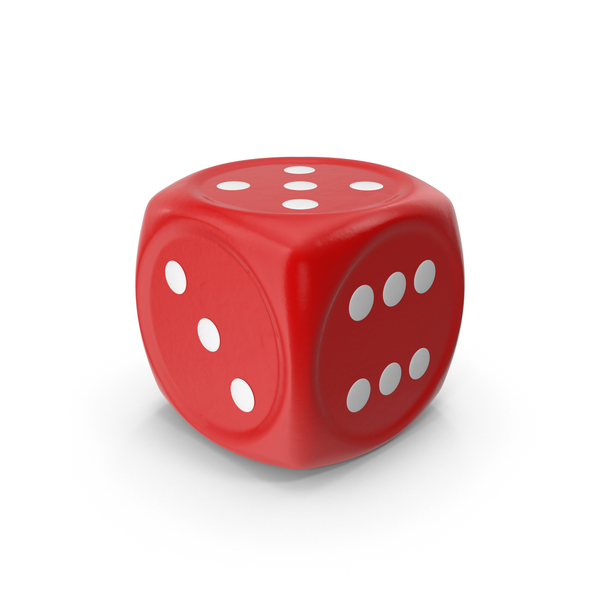
#> input picture media/red_object.jpg, 600 x 600 px
$ python -i sharpness_analyzer.py   (imports and definitions only)   (older library calls are emulated)
#> lines starting #> are read from the running program, lines starting #| are printed output that depends on the picture
#> further down, picture is the input picture: shape (600, 600, 3); mean B, G, R 208.4, 208.4, 237
import cv2
import numpy as np

class CameraSharpnessAnalyzer:
    MAX_VALUES = {
        'Laplacian': 1000,
        'Sobel': 500,
    }

    def __init__(self):
        pass

    def measure_sharpness_laplacian(self, image):
        gray_image = cv2.cvtColor(image, cv2.COLOR_BGR2GRAY)
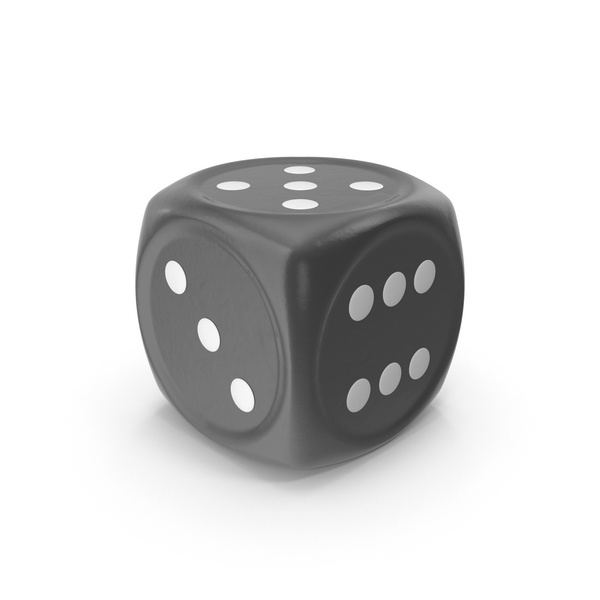
#> gray_image: shape (600, 600); min 54, max 255, mean 217
        laplacian_var = cv2.Laplacian(gray_image, cv2.CV_64F).var()
#> laplacian_var = 91.27
        return laplacian_var

    def measure_sharpness_sobel(self, image):
        gray_image = cv2.cvtColor(image, cv2.COLOR_BGR2GRAY)
        sobel_x = cv2.Sobel(gray_image, cv2.CV_64F, 1, 0, ksize=5)
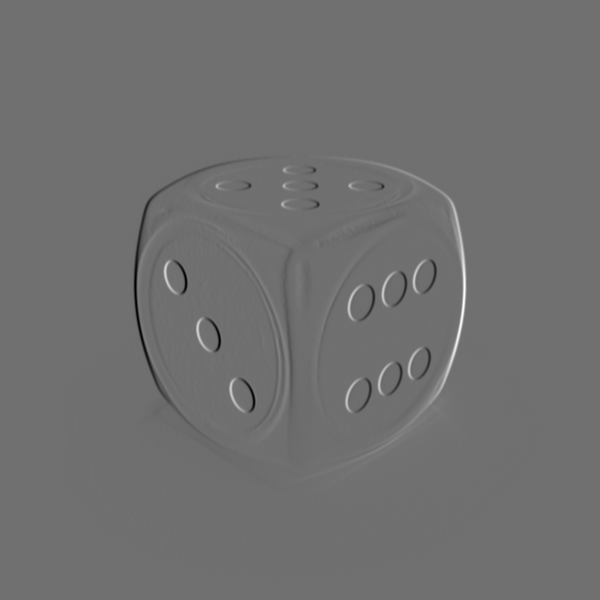
#> sobel_x: shape (600, 600) float64; min -7294, max 9309, mean 0; drawn with min black and max white
        sobel_y = cv2.Sobel(gray_image, cv2.COLOR_BGR2GRAY, 0, 1, ksize=5)
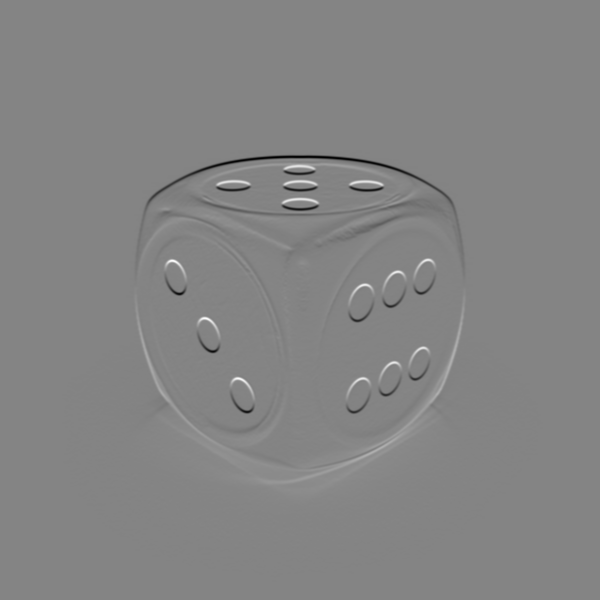
#> sobel_y: shape (600, 600) float64; min -6982, max 6505, mean 0; drawn with min black and max white
        sobel_mag = np.sqrt(sobel_x ** 2 + sobel_y ** 2)
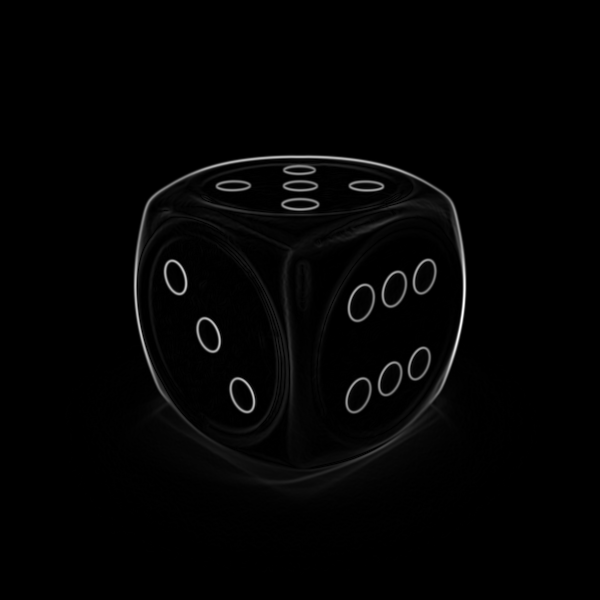
#> sobel_mag: shape (600, 600) float64; min 0, max 9338.3, mean 139.8; drawn with min black and max white
        sharpness = np.mean(sobel_mag)
#> sharpness = 139.8
        return sharpness


    def get_sharpness_values(self, image):
        sharpness_values = {}

        # Chỉ tính toán các phương pháp đã được chọn
        sharpness_values['Laplacian'] = self.measure_sharpness_laplacian(image)
        sharpness_values['Sobel'] = self.measure_sharpness_sobel(image)

        return sharpness_values

    def get_sharpness_values_percent(self, image):
        sharpness_values = {}

        # Chỉ tính toán các phương pháp đã được chọn
        sharpness_values['Laplacian'] = (self.measure_sharpness_laplacian(image)/self.MAX_VALUES['Laplacian']) * 100
        sharpness_values['Sobel'] = (self.measure_sharpness_sobel(image)/self.MAX_VALUES['Sobel']) * 100

        return sharpness_values


# [2 lines not run here, left out]


>>> import cv2
>>> picture = cv2.imread('../media/red_object.jpg')
>>> result = CameraSharpnessAnalyzer().get_sharpness_values(picture)
#> result = {'Laplacian': 91.27, 'Sobel': 139.8}

$ run again, on media/main.PNG
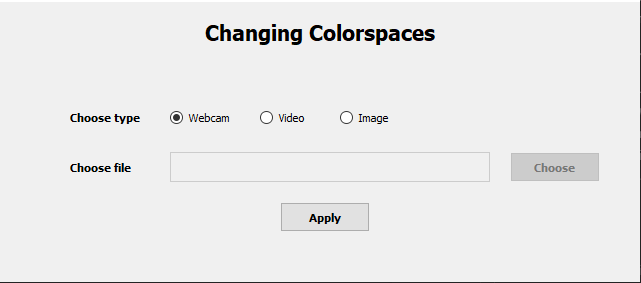
#> input picture media/main.PNG, 641 x 283 px
#> picture is the input picture: shape (283, 641, 3); mean B, G, R 234.6, 234.6, 234.6
#> laplacian_var = 2749
#> in measure_sharpness_sobel, `sobel_y = cv2.Sobel(gray_image, cv2.COLOR_BGR2GRAY, 0, 1, ksize=5)`:
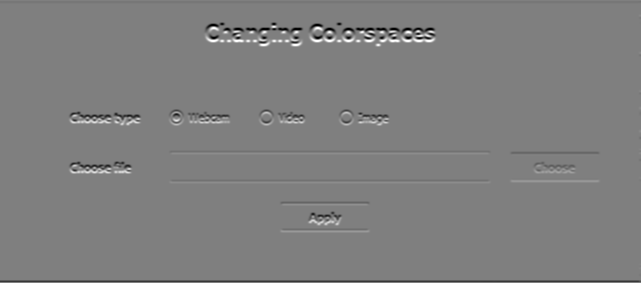
#> sobel_y: shape (283, 641) float64; min -11520, max 11520, mean -40.7; drawn with min black and max white
#> in measure_sharpness_sobel, `sobel_mag = np.sqrt(sobel_x ** 2 + sobel_y ** 2)`:
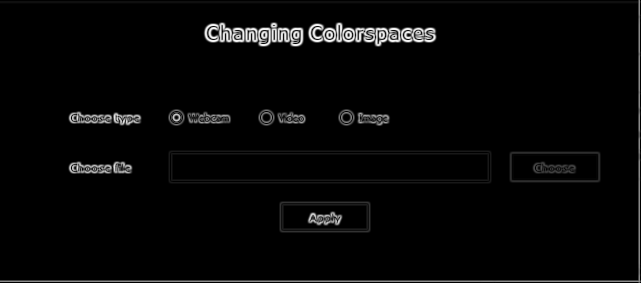
#> sobel_mag: shape (283, 641) float64; min 0, max 12110.3, mean 315.4; drawn with min black and max white
#> sharpness = 315.4
#> result = {'Laplacian': 2749, 'Sobel': 315.4}

$ run again, on media/red.PNG
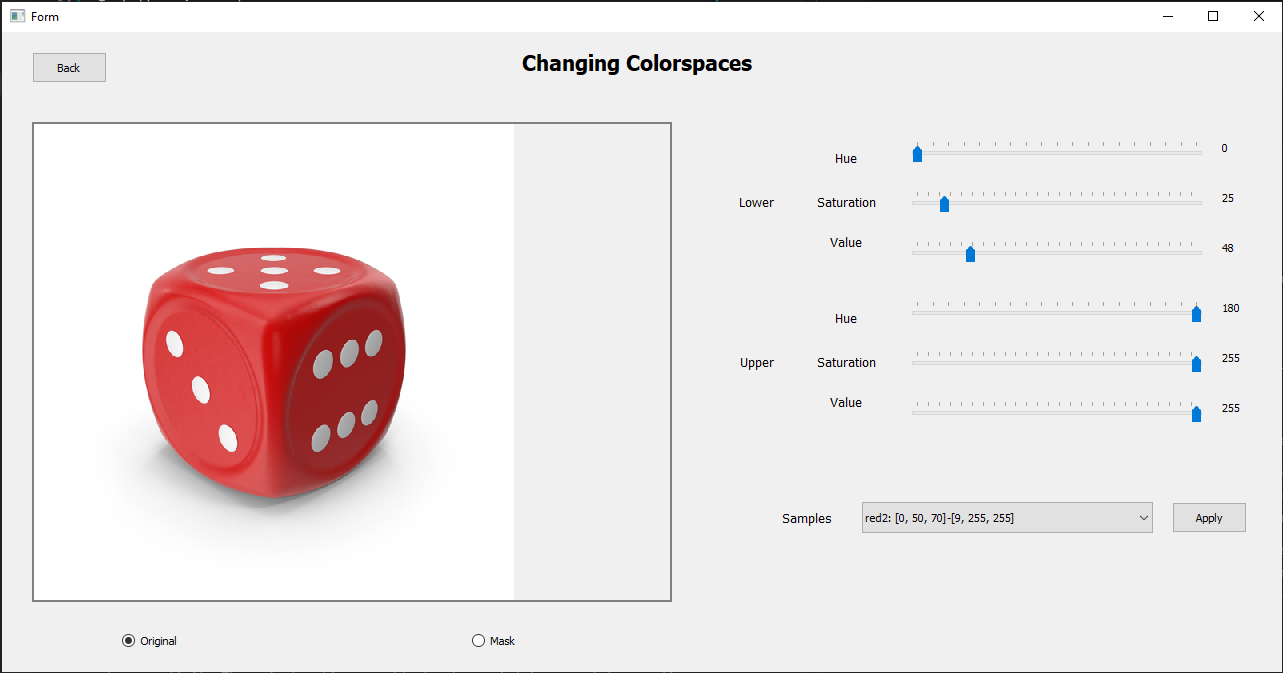
#> input picture media/red.PNG, 1283 x 673 px
#> picture is the input picture: shape (673, 1283, 3); mean B, G, R 228.7, 228.6, 236.1
#> laplacian_var = 1716.5
#> in measure_sharpness_sobel, `sobel_y = cv2.Sobel(gray_image, cv2.COLOR_BGR2GRAY, 0, 1, ksize=5)`:
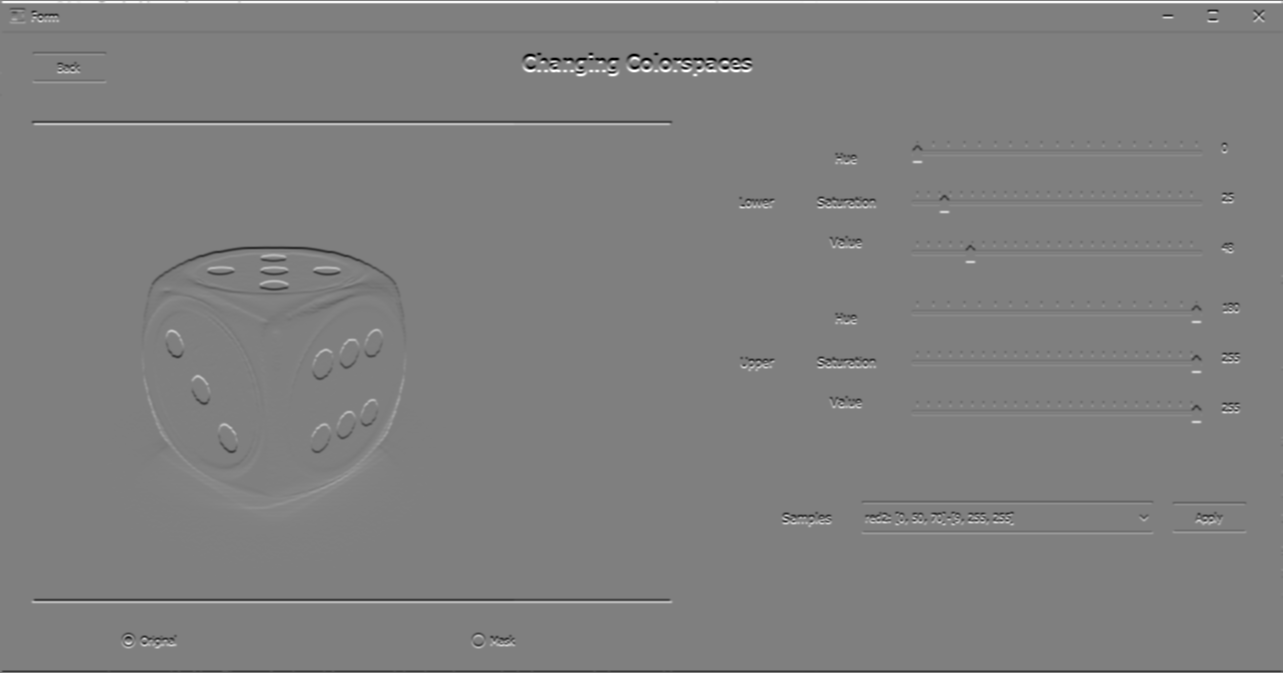
#> sobel_y: shape (673, 1283) float64; min -11520, max 11520, mean 19.9; drawn with min black and max white
#> in measure_sharpness_sobel, `sobel_mag = np.sqrt(sobel_x ** 2 + sobel_y ** 2)`:
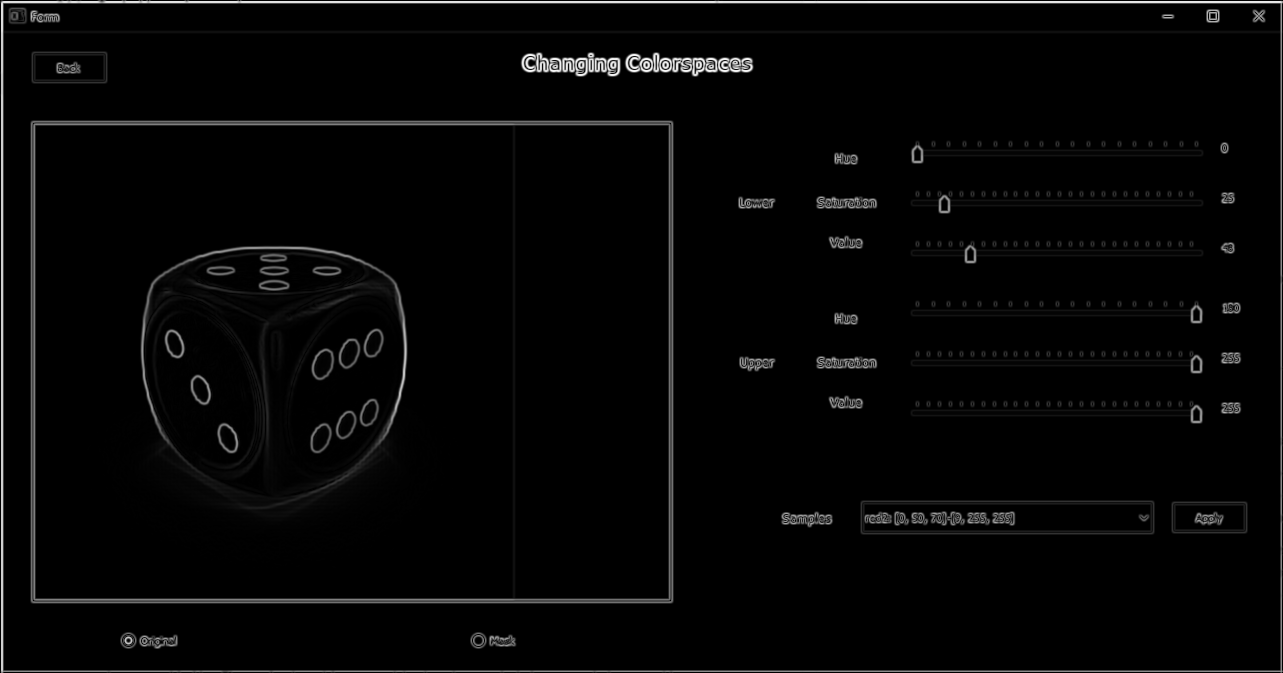
#> sobel_mag: shape (673, 1283) float64; min 0, max 12110.3, mean 284.2; drawn with min black and max white
#> sharpness = 284.2
#> result = {'Laplacian': 1716.5, 'Sobel': 284.2}
